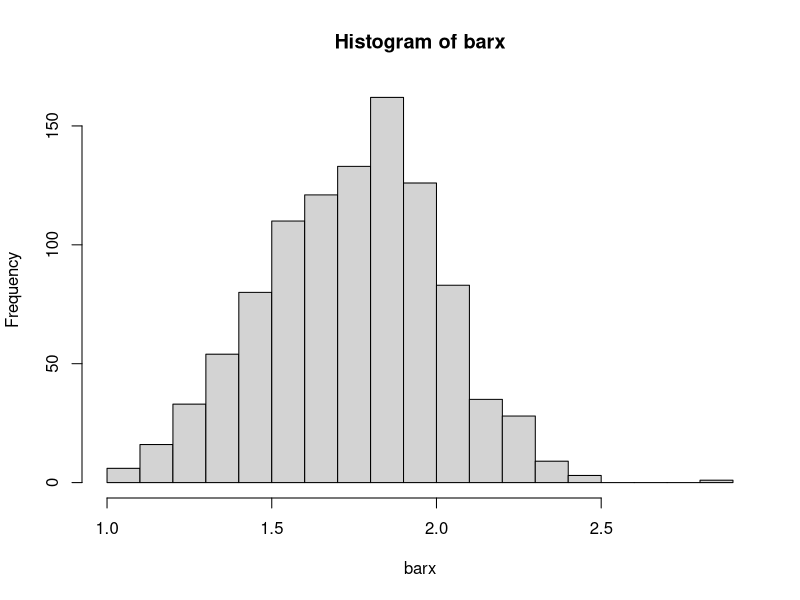
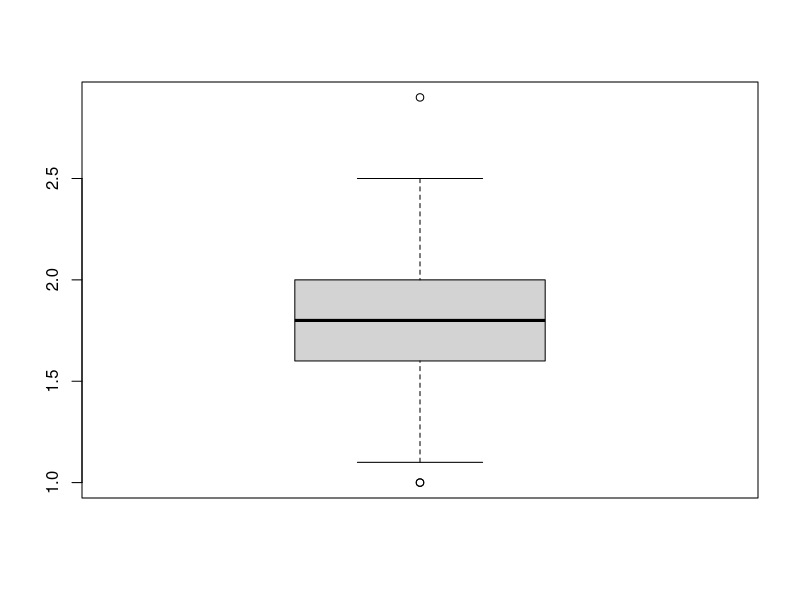
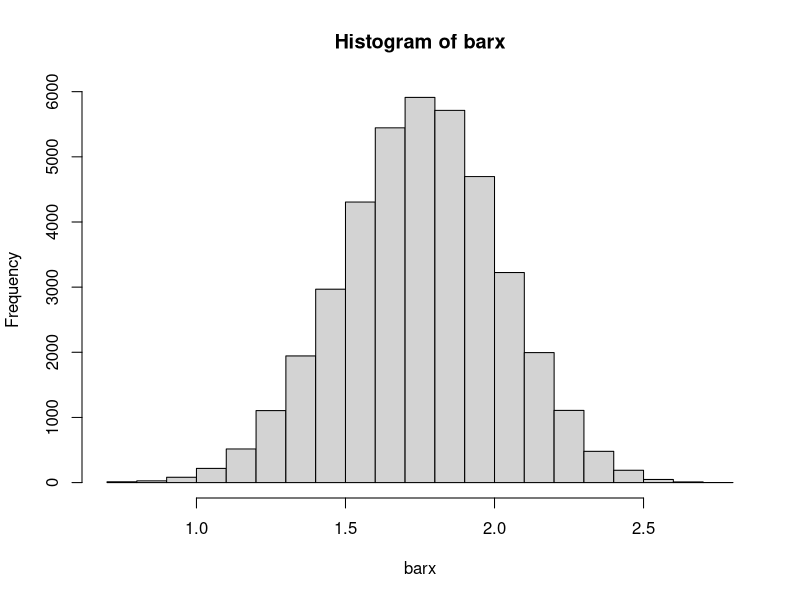
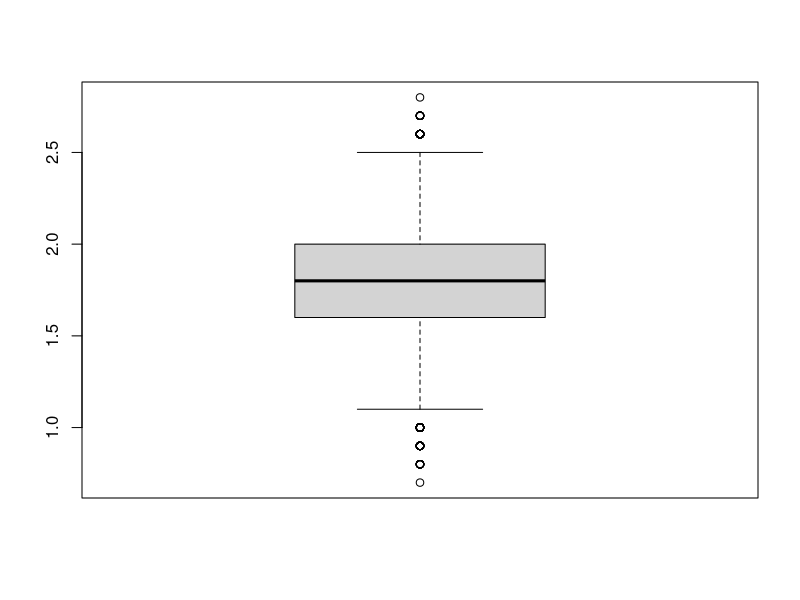
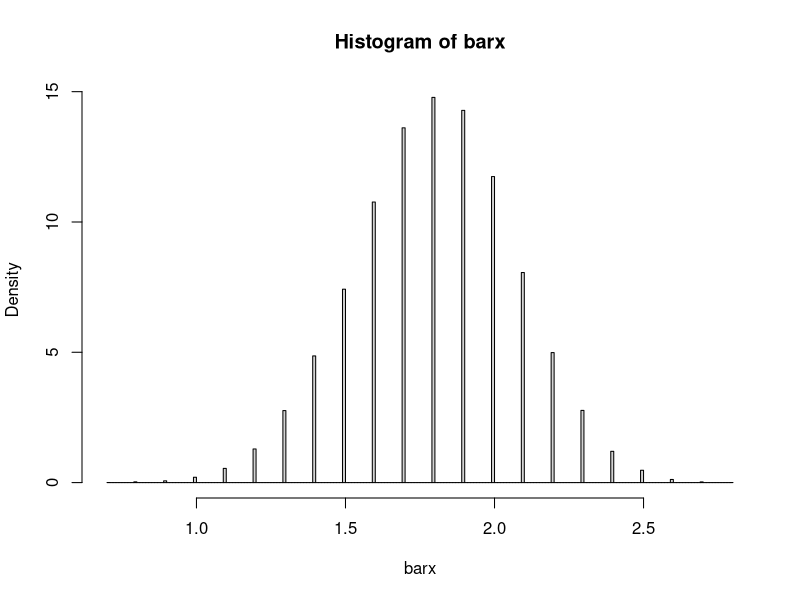
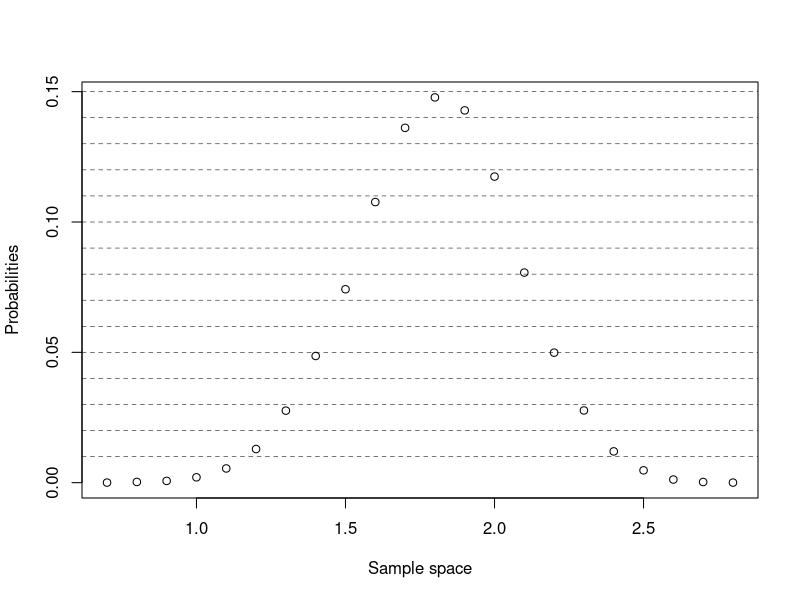
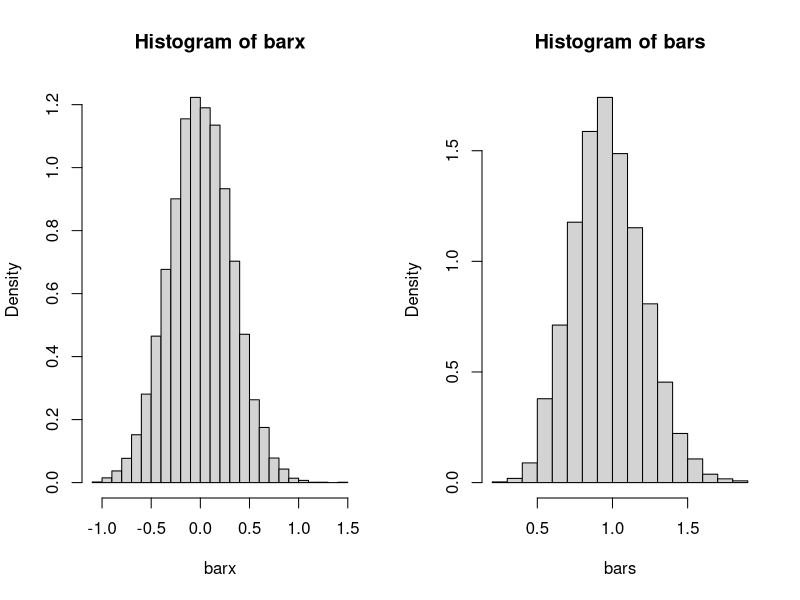
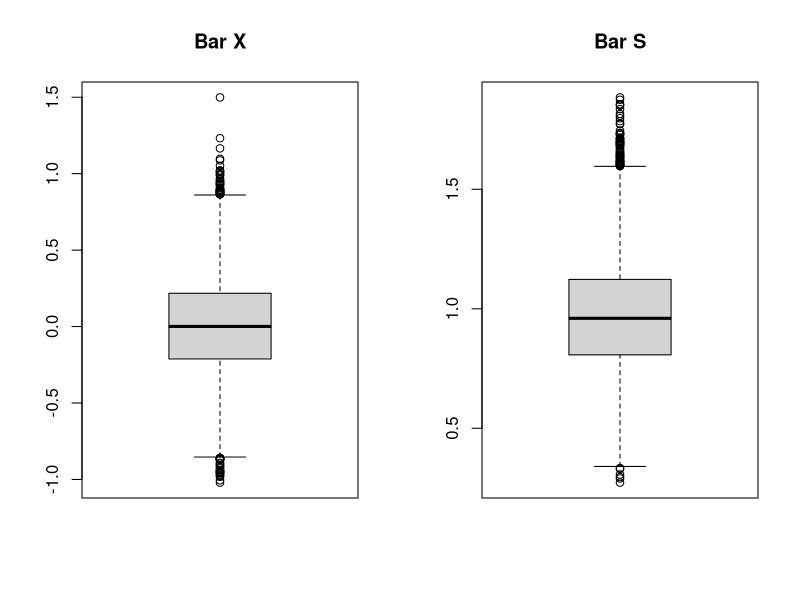

Recreate these plots in R, in order. (Note: this script raises an error after producing the figures.)
####################################################################################
## Problem 1
####################################################################################
nosimula <- 1000
barx <- rep(0, nosimula)
ene <- 10

for(i in 1:nosimula){
    simula <- rbinom(ene, 3, 0.6)
    barx[i] <- mean(simula)
}

hist(barx, ncla=20)
boxplot(barx)

mean(barx)
median(barx)
## Quantifying symmetry, start with larger sample
nosimula <- 40000
barx <- rep(0, nosimula)
ene <- 10

for(i in 1:nosimula){
    simula <- rbinom(ene, 3, 0.6)
    barx[i] <- mean(simula)
}

hist(barx, ncla=20)
boxplot(barx)
meanbarx <- mean(barx)

bandme <- 0.11
sum(barx>1.8 & barx<=1.8+bandme)/nosimula
sum(barx<1.8 & barx>=1.8-bandme)/nosimula

## Discrete nature of our sample space allows to be
## much more precise
summary(as.factor(barx))/nosimula
hist(barx, ncla=200, freq=FALSE)

## We can do our own histogram here.
## Note that we could also plot the actual finite sample distribution in this case
## (binomial with n=30, etc). Try it!?
probsemp <- summary(as.factor(barx))/nosimula
plot(as.numeric(names(probsemp)), probsemp, xlab='Sample space', ylab='Probabilities')
for(i in 1:20){abline(h=i/100, lty=2, lwd=.5)}

pdf('graph20190908a.pdf', hei=9, wid=12)
probsemp <- summary(as.factor(barx))/nosimula
plot(as.numeric(names(probsemp)), probsemp, xlab='Sample space', ylab='Probabilities')
for(i in 1:20){abline(h=i/100, lty=2, lwd=.5)}
dev.off()


####################################################################################
## Problem 2
####################################################################################

nosimula <- 10000
barx <- rep(0, nosimula)
bars <- rep(0, nosimula)
ene <- 10

for(i in 1:nosimula){
    simula <- rnorm(ene, 0, 1)
    barx[i] <- mean(simula)
    bars[i] <- sd(simula)
}

par(mfrow=c(1,2))
hist(barx, ncla=20, freq=FALSE)
hist(bars, ncla=20, freq=FALSE)

boxplot(barx, ncla=20, freq=FALSE, main='Bar X')
boxplot(bars, ncla=20, freq=FALSE, main='Bar S')

pdf('graph20190908b.pdf', hei=9, wid=12)
par(mfrow=c(1,2))
hist(barx, ncla=20, freq=FALSE)
hist(bars, ncla=20, freq=FALSE)
dev.off()

####################################################################################
## Problem 3
####################################################################################

## Initialize parameters
nosimula <- 10000
par1 <- 10
par2 <- 10

## Generate random variables
simula1 <- rnorm(nosimula, 0, 1)
simula2 <- rchisq(nosimula, par1)
simula3 <- rchisq(nosimula, par2)

rv1 <- simula1/sqrt(simula2/par1)
rv2 <- simula2/simula3

par(mfrow=c(1,2))
hist(rv1, ncla=20, freq=FALSE, main="Histogram of random variable 1")
hist(rv2, ncla=20, freq=FALSE, main="Histogram of random variable 2")

x <- seq(-5,5, len=1000)

par(mfrow=c(1,1))
hist(rv1, ncla=20, freq=FALSE)
lines(x, dt(x, 9))

x <- seq(0,10, len=1000)

par(mfrow=c(1,1))
hist(rv2, ncla=20, freq=FALSE)
lines(x, df(x, par1, par2))


####################################################################################
## Problem 4
####################################################################################

pokersim <- function(x){
    ###############################################
    ## Define cards
    ###############################################
    ene <- x/4
    set1 <- rep(1:ene, 4)
    set2 <- c(rep(1, ene), rep(2, ene), rep(3, ene), rep(4, ene))
    ###############################################
    ## Pick 5 random numbers from our deck
    ###############################################
    rvsam <- sample(1:(ene*4), 5)
    hand1 <- set1[rvsam]
    hand2 <- hand1[order(hand1)]
    
    ###############################################
    ## Dealing with the flush
    ###############################################
    
    flush <- 0
    suit1 <- set2[rvsam[1]] - set2[rvsam[2]]
    suit2 <- set2[rvsam[2]] - set2[rvsam[3]]
    suit3 <- set2[rvsam[3]] - set2[rvsam[4]]
    suit4 <- set2[rvsam[4]] - set2[rvsam[5]]
    if(suit1 ==0 & suit2 ==0 & suit3 ==0 & suit4 ==0){
        flush <- 1
    }

    ###############################################
    ## Dealing with the straight
    ###############################################
    
    straight <- 0
    condition1 <- (hand2[2]-hand2[1]==1) & (hand2[3]-hand2[2]==1) & (hand2[4]-hand2[3]==1) & (hand2[5]-hand2[4]==1)
    condition2 <- (hand2[5]==ene) & (hand2[4]==ene-1) & (hand2[3]==ene-2) & (hand2[2]==ene-3) & (hand2[1]==1)
    if(condition1 | condition2){
        straight <- 1
    }

    ###############################################
    ## Dealing with the full house
    ###############################################
    
    full <- 0
    condition1 <- (hand2[2]-hand2[1]==0) & (hand2[3]-hand2[2]==0) & (hand2[4]-hand2[5]==0)
    condition2 <- (hand2[2]-hand2[1]==0) & (hand2[4]-hand2[3]==0) & (hand2[4]-hand2[5]==0)
    if(condition1 | condition2){
        full <- 1
    }

    ###############################################
    ## Dealing with three-of-a-kind
    ###############################################
    
    three <- 0
    condition1 <- (hand2[2]-hand2[1]==0) & (hand2[3]-hand2[2]==0) & !(hand2[4]-hand2[3]==0) & !(hand2[5]-hand2[4]==0)
    condition2 <- !(hand2[2]-hand2[1]==0) & (hand2[3]-hand2[2]==0) & (hand2[4]-hand2[3]==0) & !(hand2[5]-hand2[4]==0)
    condition3 <- !(hand2[2]-hand2[1]==0) & !(hand2[3]-hand2[2]==0) & (hand2[4]-hand2[3]==0) & (hand2[5]-hand2[4]==0)

    if(condition1 | condition2 | condition3){
        three <- 1
    }

    
    ###############################################
    ## Output
    ###############################################

    outputdg <- c(set1[rvsam], suit[rvsam], flush, straight, full, three)
    return(outputdg)
}

###############################################
## Run one simulation
###############################################
simula <- 100000
threeout <- fullout <- straightout <- flushout <- rep(0, simula)
for(i in 1:simula){
    flushout[i] <- pokersim(52)[11]
    straightout[i] <- pokersim(52)[12]
    fullout[i] <- pokersim(52)[13]
    threeout[i] <- pokersim(52)[14]
}
sum(flushout)/simula
sum(straightout)/simula
sum(fullout)/simula
sum(threeout)/simula

###############################################
## Run multiple simulations
###############################################
noofsim <- 100
stat1 <- stat2 <- stat3 <- stat4 <- rep(0, noofsim)

for(j in 1:noofsim){
    cat("Simulation", j, "\n")
    simula <- 10000
    threeout <- fullout <- straightout <- flushout <- rep(0, simula)
    for(i in 1:simula){
        flushout[i] <- pokersim(52)[11]
        straightout[i] <- pokersim(52)[12]
        fullout[i] <- pokersim(52)[13]
        threeout[i] <- pokersim(52)[14]
    }
    stat1[j] <- sum(flushout)/simula
    stat2[j] <- sum(straightout)/simula
    stat3[j] <- sum(fullout)/simula
    stat4[j] <- sum(threeout)/simula
}

stat1
par(mfrow=c(1,4))
boxplot(stat1, main="Flush")
boxplot(stat2, main="Straight")
boxplot(stat3, main="Full house")
boxplot(stat4, main="Three-of-a-kind")

pdf('graph20190908c.pdf', hei=9, wid=15)
par(mfrow=c(1,4))
boxplot(stat1, main="Flush")
boxplot(stat2, main="Straight")
boxplot(stat3, main="Full house")
boxplot(stat4, main="Three-of-a-kind")
dev.off()
